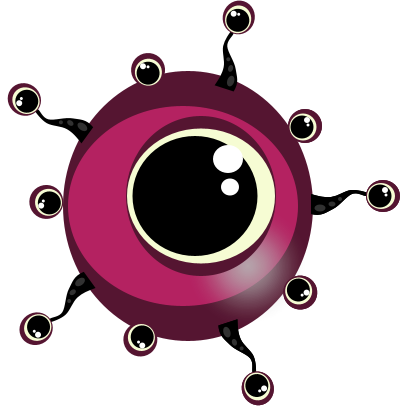
Frame 1 (no input)
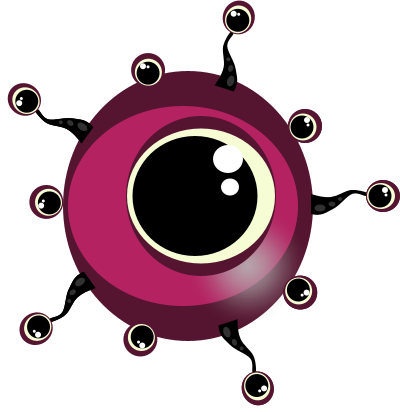
Frame 60 (the mouse pressed at the canvas centre just before this capture)
Frame 120 (the mouse held since frame 60 and released just before this capture): identical to frame 60, image omitted

The Processing sketch that drew these frames (run headless with seeded random() and noise(); from frame 60 on, the mouse is pressed at the canvas centre):

// Processing sketch: processing_87533
// ── processing_87533.pde

/*
title : Magic Monster
 description : Cute mandala monster
 created : jan 2013
 by : Jessica Perrin
 */

float x; 
float y;
float angle;

void setup () {
  size (400, 412);
  colorMode (HSB, 359, 99, 99, 99); //valeurs max pour HSB + alpha
  smooth();
  frameRate (30);
  cursor(CROSS);
  
 x = (width/2); //place mes variables comme centre du monstre
 y = (height/2);
 angle = 0;
}

void draw () {

  translate (-12, 0);
  background (45, 0, 99);
  
  //Lèvres 
  noStroke();
  fill(333, 74, 33); //Hue, Saturation, Brightness
  ellipse (x, y, 250, 270);

  //Corps
  fill (333, 80, 70);
  ellipse (x-5, y, 230, 200);
  
  //Gradient
for (int i=125; i>0; i=i-3) { 
  noStroke();
  fill (255, map(i,125,0,0,10)); //blanc, alpha
  ellipse (x+60, y+60, i, i);
} 

  //paupière
  fill(333, 74, 33);
  ellipse (x+13, y-10, 150, 160);

  //oeil
  fill (68, 16, 98);
  ellipse (x+13, y-10, 148, 135);
  fill (0);
  ellipse (x+7, y-10, 125, 120); //pupille
  fill (255, 0, 99);
  ellipse (x+40, y-47, 30, 28); //Bling1
  ellipse (x+42, y-19, 18, 17); //Bling2 
   /*
    //------------------->Petits yeux fermés
   angle = 0;
   for (float i=0; i<4*PI; i++) { //pour incrémenter l'angle
  pushMatrix();
  translate (width/2, height/2);  //met le repère de ma rotation au centre
  rotate (angle); //l'angle de rotation
  petiteyeclosed();
  popMatrix();
    angle += PI/5; //Nombre d'oeil
   }
   */
   //--------------------->Tentacules
  for (float i=0; i<2*PI; i++) { //pour incrémenter l'angle
   pushMatrix();
     translate (width/2, height/2); //met le repère de ma rotation au centre
     rotate (angle); //l'angle de rotation définit plus bas
     tentacule(); //fonction définit à la fin du sketch. 
   popMatrix();
  angle += PI/2.5; //controle le nb de tentacule
  }
 
   //------------------>Petits yeux ouverts
   angle = 0;
   for (float i=0; i<2*PI; i++) { 
    pushMatrix();
      translate (width/2, height/2);
      rotate (angle); 
      petiteyeopen();
    popMatrix();
   angle += PI/2.5; // contrôle le nb d'oeil
   }
   
  //-------------------->Petits yeux au bout des tentacules
   angle = 0;
   for (float i=0; i<2*PI; i++) { 
    pushMatrix();
      translate (width/2, height/2);
      rotate (angle); 
      tentaculeye();
    popMatrix();
  angle += PI/2.5; // contrôle le nb d'oeil
   }
  
/*
  fill (256, 0, 0);
  text (mouseX + " " + mouseY, mouseX + 5, mouseY);
  */
}

// FONCTIONS :
//------------------>Fonction tentacule :
void tentacule() {   
   beginShape();
   fill (0);
curveVertex(94.0, -23.0);
curveVertex(123.0, -12.0);
curveVertex(143.0, -9.0);
curveVertex(163.0, -16.0);
curveVertex(180.0, -13.0);
curveVertex(178.0, -10.0);
curveVertex(164.0, -12.0);
curveVertex(145.0, 3.0);
curveVertex(123.0, 8.0);
curveVertex(81.0, -13.0);
endShape();
fill (70);
ellipse (132, 2, 11, 7); 
ellipse (144, -2, 7, 5);
ellipse (152, -7, 4, 4);
}

//-------------------->Fonction de petit oeil ouvert :
void petiteyeopen() {
  noStroke ();
  fill(333, 74, 33);
  ellipse (117, -80, 34, 34); //Tour
  fill (68, 16, 98);
  ellipse (115, -79, 27, 27); //Blanc
  fill (0);
  ellipse (114, -79, 23, 23); //pupille
  fill (255, 0, 99);
  ellipse (119, -86, 6, 6); //bling1
  ellipse (120, -81, 3, 3); //bling2
} 

//-------------------->Fonction de petit oeil au bout des tentacules :
void tentaculeye() {
  noStroke ();
  fill(333, 74, 33);
  ellipse (195, -10, 34, 32); //Tour
  fill (68, 16, 98);
  ellipse (193, -10, 28, 26); //Blanc
  fill (0);
  ellipse (192, -10, 23, 23); //pupille
  fill (255, 0, 99);
  ellipse (197, -16, 6, 6); //bling1
  ellipse (198, -11, 3, 3); //bling2
} 

//--------------------->Fonction de petit oeil fermé:
void petiteyeclosed() {
  noStroke ();
  fill(333, 74, 27);
  ellipse (142, 0, 34, 32); //Tour
  noFill();
  stroke (0);
  strokeWeight (1);
  arc (142, 0, 20, 30, HALF_PI,3*HALF_PI, OPEN); 
}
